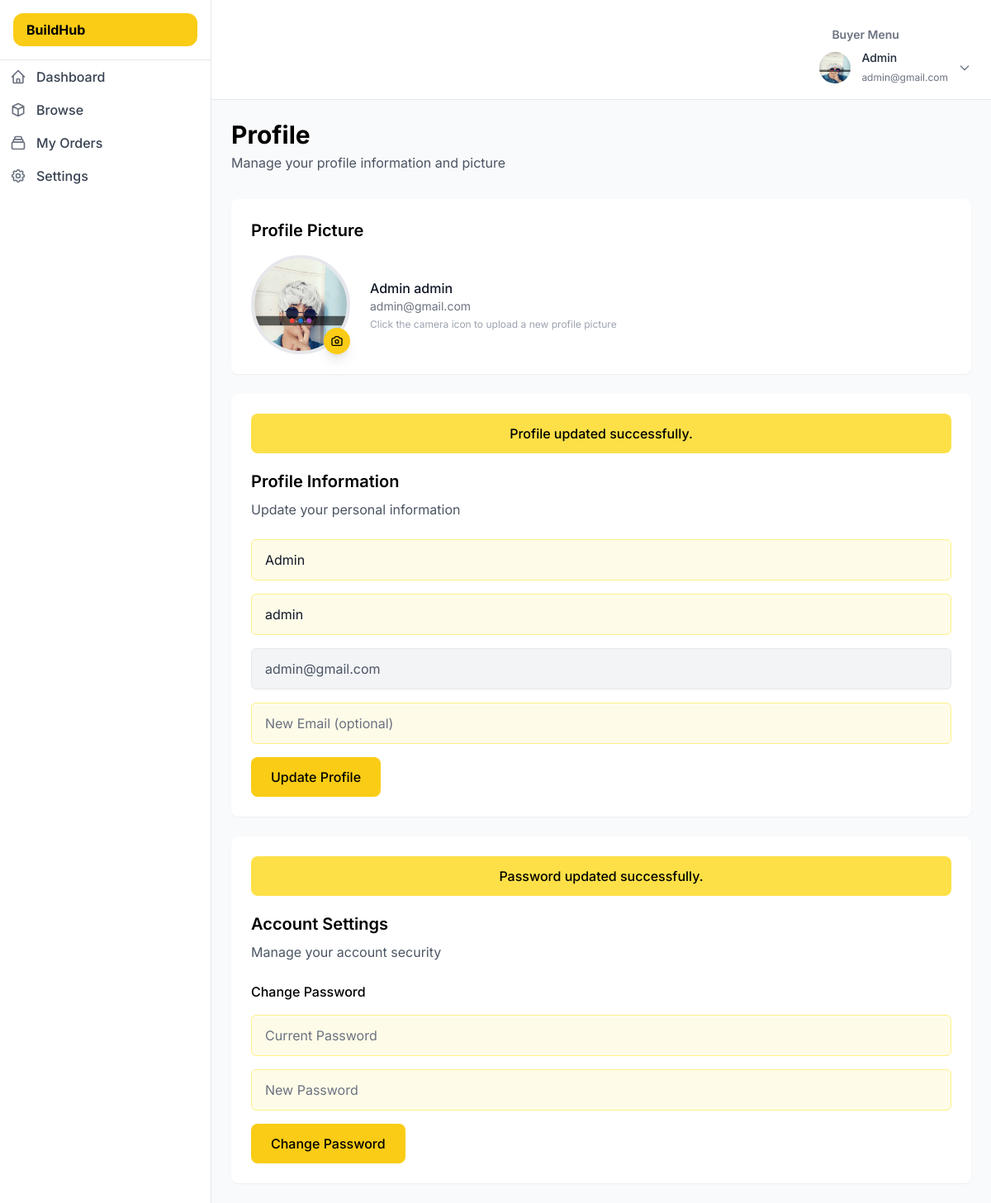
The page /Buildhub/buyer/profile.php (signed in) on the database its author committed.
### tables this page shows
CREATE TABLE `users` (
  `id` int(11) UNSIGNED NOT NULL,
  `fname` varchar(255) NOT NULL,
  `lname` varchar(2255) NOT NULL,
  `email` varchar(255) NOT NULL,
  `profile_picture` varchar(255) DEFAULT NULL,
  `password` varchar(255) DEFAULT NULL,
  `role` enum('buyer','seller','admin') NOT NULL
);

### Buildhub/buyer/profile.php (the view, shortened to what this page needs)
<?php
$conn = mysqli_connect("localhost","root","","user_db");
$buyerId = (int)($_SESSION['user_id'] ?? 0);
function h($v){ return htmlspecialchars((string)($v ?? ""), ENT_QUOTES, 'UTF-8'); }
$userData = null;
if ($conn && $buyerId > 0) {
  $sql = "SELECT fname, lname, email, profile_picture FROM users WHERE id = ? LIMIT 1";
  if ($stmt = mysqli_prepare($conn, $sql)) {
    mysqli_stmt_bind_param($stmt, 'i', $buyerId);
    mysqli_stmt_execute($stmt);
    $result = mysqli_stmt_get_result($stmt);
    $userData = $result->fetch_assoc();
  }
}
$profilePicture = $userData['profile_picture'] ?? null;
$profilePicturePath = $profilePicture ? "../images/profiles/" . $profilePicture : null;
?>
<!DOCTYPE html>
<html lang="en">
<head>
    <script src="https://cdn.tailwindcss.com"></script>
</head>
<body class="bg-gray-50 overflow-y-auto">
    <div class="flex flex-col h-screen">
        <?php include '../nav/topbar_buyer.php'; ?>
        <div class="flex flex-1">
            <?php include '../nav/sidebar_buyer.php'; ?>
            <main class="ml-16 md:ml-64 p-6 flex-1 overflow-y-auto">
                <div class="mb-8">
                    <h1 class="text-3xl font-bold text-black">Profile</h1>
                    <p class="text-gray-600 mt-1">Manage your profile information and picture</p>
                </div>
                <div class="bg-white rounded-lg shadow-sm p-6 mb-6">
                    <h2 class="text-xl font-semibold text-black mb-4">Profile Picture</h2>
                    <div class="flex items-center space-x-6">
                        <div class="relative">
                            <?php if ($profilePicturePath && file_exists($profilePicturePath)): ?>
                                <img src="<?php echo h($profilePicturePath); ?>"
                                     alt="Profile Picture"
                                     class="profile-picture rounded-full border-4 border-gray-200">
                            <?php endif; ?>
                            <form id="profilePictureForm" method="POST" action="update_profile.php" enctype="multipart/form-data" class="absolute bottom-0 right-0">
                                <button type="button"
                                        onclick="document.getElementById('profilePictureInput').click()"
                                        class="bg-yellow-400 text-black p-2 rounded-full hover:bg-yellow-500 transition-colors duration-200 shadow-lg">
                                </button>
                            </form>
                        </div>
                        <div>
                            <h3 class="font-medium text-gray-900"><?php echo h(($userData['fname'] ?? '') . ' ' . ($userData['lname'] ?? '')); ?></h3>
                            <p class="text-sm text-gray-500"><?php echo h($userData['email'] ?? ''); ?></p>
                            <p class="text-xs text-gray-400 mt-1">Click the camera icon to upload a new profile picture</p>
                        </div>
                    </div>
                </div>
                <form method="POST" action="update_profile.php" class="bg-white rounded-lg shadow-sm p-6 mb-6">
                    <?php if (isset($_SESSION['profile_success']) || isset($_SESSION['profile_error'])): ?>
                        <div class="w-full bg-yellow-300 text-black font-medium p-3 mb-5 rounded-lg text-center">
                            <?php
                                if (isset($_SESSION['profile_success'])) { echo h($_SESSION['profile_success']); unset($_SESSION['profile_success']); }
                                elseif (isset($_SESSION['profile_error'])) { echo h($_SESSION['profile_error']); unset($_SESSION['profile_error']); }
                            ?>
                        </div>
                    <?php endif; ?>
                    <h2 class="text-xl font-semibold text-black mb-2">Profile Information</h2>
                    <p class="text-gray-600 mb-6">Update your personal information</p>
                    <div class="space-y-4">
                        <input type="text"
                               name="fname"
                               placeholder="First Name"
                               value="<?php echo h($userData['fname'] ?? ''); ?>"
                               class="w-full px-4 py-3 bg-yellow-50 border border-yellow-200 rounded-md text-gray-900 placeholder-gray-500 focus:outline-none focus:ring-2 focus:ring-yellow-500 focus:border-transparent">
                        <input type="text"
                               name="lname"
                               placeholder="Last Name"
                               value="<?php echo h($userData['lname'] ?? ''); ?>"
                               class="w-full px-4 py-3 bg-yellow-50 border border-yellow-200 rounded-md text-gray-900 placeholder-gray-500 focus:outline-none focus:ring-2 focus:ring-yellow-500 focus:border-transparent">
                        <input type="email"
                               name="current_email"
                               placeholder="Current Email"
                               value="<?php echo h($userData['email'] ?? ''); ?>"
                               readonly
                               class="w-full px-4 py-3 bg-gray-100 border border-gray-200 rounded-md text-gray-600">
                        <input type="email"
                               name="new_email"
                               placeholder="New Email (optional)"
                               class="w-full px-4 py-3 bg-yellow-50 border border-yellow-200 rounded-md text-gray-900 placeholder-gray-500 focus:outline-none focus:ring-2 focus:ring-yellow-500 focus:border-transparent">
                        <button type="submit"
                                name="update_profile"
                                class="bg-yellow-400 text-black px-6 py-3 rounded-lg font-medium hover:bg-yellow-300 transition-colors duration-200">
                            Update Profile
                        </button>
                    </div>
                </form>
                <form id="pwForm" method="POST" action="update_profile.php" autocomplete="off" class="bg-white rounded-lg shadow-sm p-6">
                    <?php if (isset($_SESSION['password_success']) || isset($_SESSION['password_error'])): ?>
                        <div class="w-full bg-yellow-300 text-black font-medium p-3 mb-5 rounded-lg text-center">
                            <?php
                                if (isset($_SESSION['password_success'])) { echo h($_SESSION['password_success']); unset($_SESSION['password_success']); }
                                elseif (isset($_SESSION['password_error'])) { echo h($_SESSION['password_error']); unset($_SESSION['password_error']); }
                            ?>
                        </div>
                    <?php endif; ?>
                    <h2 class="text-xl font-semibold text-black mb-2">Account Settings</h2>
                    <p class="text-gray-600 mb-6">Manage your account security</p>
                    <div class="space-y-4">
                        <h3 class="font-medium text-black">Change Password</h3>
                        <input
                            data-sync="current_password"
                            type="password"
                            placeholder="Current Password"
                            autocomplete="off"
                            readonly
                            class="w-full px-4 py-3 bg-yellow-50 border border-yellow-200 rounded-md text-gray-900 placeholder-gray-500 focus:outline-none focus:ring-2 focus:ring-yellow-500 focus:border-transparent"
                        >
                        <input
                            data-sync="new_password"
                            type="password"
                            placeholder="New Password"
                            autocomplete="off"
                            readonly
                            class="w-full px-4 py-3 bg-yellow-50 border border-yellow-200 rounded-md text-gray-900 placeholder-gray-500 focus:outline-none focus:ring-2 focus:ring-yellow-500 focus:border-transparent"
                        >
                        <button type="submit"
                                class="bg-yellow-400 text-black px-6 py-3 rounded-lg font-medium hover:bg-yellow-300 transition-colors duration-200">
                            Change Password
                        </button>
                    </div>
                </form>
            </main>
        </div>
    </div>
</body>
</html>

### Buildhub/nav/topbar_buyer.php (shortened to what this page needs)
<div class="top-0 z-[10] bg-white border-b border-gray-200 px-6 py-4 flex justify-end items-center transition-all duration-300 lg:ml-640">
  <div class="relative">
      <h1 class="text-gray-500 text-xs md:text-sm font-semibold px-4 mt-4 mb-2 hidden md:block">Buyer Menu</h1>
    <button id="profileButton" class="flex items-center space-x-3 focus:outline-none">
      <img src="<?= htmlspecialchars($profilePicturePath) ?>" alt="user-image" class="w-10 h-10 rounded-full border border-white" />
      <div class="hidden md:block text-left">
        <h4 class="text-sm font-medium text-gray-800"><?= htmlspecialchars($_SESSION['fname'] ?? 'User') ?></h4>
        <span class="text-xs text-gray-500"><?= htmlspecialchars($_SESSION['email'] ?? '') ?></span>
      </div>
      <svg xmlns="http://www.w3.org/2000/svg" class="h-4 w-4 text-gray-500 ml-1" fill="none" viewBox="0 0 24 24" stroke="currentColor">
        <path stroke-linecap="round" stroke-linejoin="round" stroke-width="2" d="M19 9l-7 7-7-7" />
      </svg>
    </button>
  </div>
</div>

### Buildhub/buyer/profile.php (style rules this page uses)
body { font-family: 'Inter', sans-serif; }
.profile-picture { width: 120px; height: 120px; object-fit: cover; }

### rows shown on the page
users: profile_picture (picture), fname+lname "Admin admin", email "admin@gmail.com", fname "Admin", lname "admin", current_email "admin@gmail.com"

### other values the page prints
$_SESSION['fname'] "Admin"
$_SESSION['email'] "admin@gmail.com"
$_SESSION['profile_success'] "Profile updated successfully."
$_SESSION['password_success'] "Password updated successfully."
